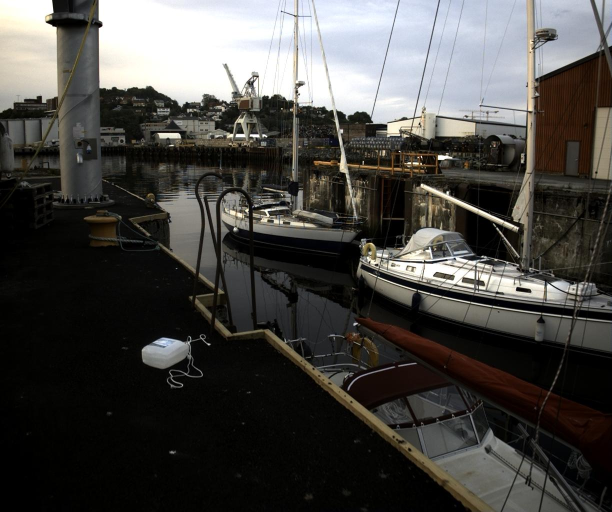
#> input picture scripts/cropping/regular_right_96.jpeg, 1224 x 1024 px (shown at 1/2 size); its folder holds 4 pictures in this run
$ python cropping.py
#> lines starting #> are read from the running program, lines starting #| are printed output that depends on the picture; after the words box and inside, x2 and y2 are one past the last pixel; in counts of white or black regions, pixels touching at a corner belong together
from PIL import Image
from pathlib import Path
import numpy as np

thisdir = Path(__file__).parent


slices = [
    (slice(755, 790), slice(725, 800)),
    (slice(700, 735), slice(1020, 1095)),
    (slice(200, 260), slice(1100, 1170)),
    (slice(430, 450), slice(666, 716)),
    (slice(660, 760), slice(270, 440)),
]
for name in ["regular_right_96", "aolp_right_96"]:
    file = thisdir / f"{name}.jpeg"
    img = Image.open(file)
#> img is the input picture: PIL image 1224x1024 RGB; mean R, G, B 72.4, 71, 67.9
    array = np.array(img)
    for sl_idx, sl in enumerate(slices):
        crop = array[sl]
        # draw a rectangle on the original image
        array[sl[0].start - 1, sl[1]] = 255
        array[sl[0].stop, sl[1]] = 255
        array[sl[0], sl[1].start - 1] = 255
        array[sl[0], sl[1].stop] = 255

        Image.fromarray(crop).save(thisdir / f"{name}_cropped_{sl_idx}.png")
#> this loop made 5 passes
#> pass 1, `crop = array[sl]`:
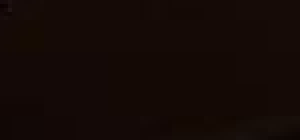
#> crop: shape (35, 75, 3) (shown 4 times larger); mean R, G, B 20.4, 9.6, 6
#> pass 2, `crop = array[sl]`:
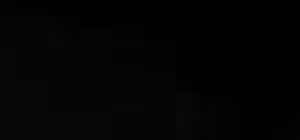
#> crop: shape (35, 75, 3) (shown 4 times larger); mean R, G, B 2.82, 2.82, 1.77
#> pass 3, `crop = array[sl]`:
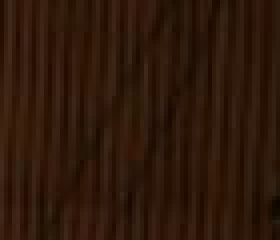
#> crop: shape (60, 70, 3) (shown 4 times larger); mean R, G, B 46.4, 23.9, 9.8
#> after the loop:
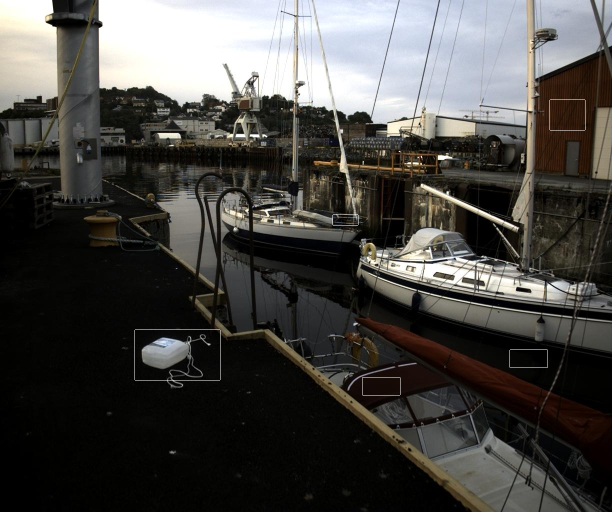
#> array: shape (1024, 1224, 3) (shown at 1/2 size); 0.11% of pixels changed, all inside (x1, y1, x2, y2) = (269, 199, 1171, 791)
#> after the loop:
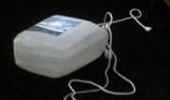
#> crop: shape (100, 170, 3); mean R, G, B 46.7, 48, 47.7
    Image.fromarray(array).save(thisdir / f"{name}_marked.png")
#> pass 2 of the loop `for name in ["regular_right_96", "aolp_right_96"]:`:
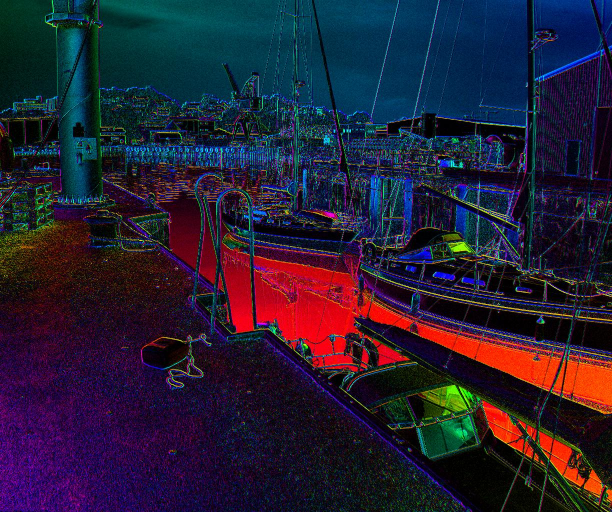
#> input picture scripts/cropping/aolp_right_96.jpeg, 1224 x 1024 px (shown at 1/2 size)
#> img is the input picture: PIL image 1224x1024 RGB; mean R, G, B 37.7, 30.8, 50.3
#> after the loop `for sl_idx, sl in enumerate(slices):`:
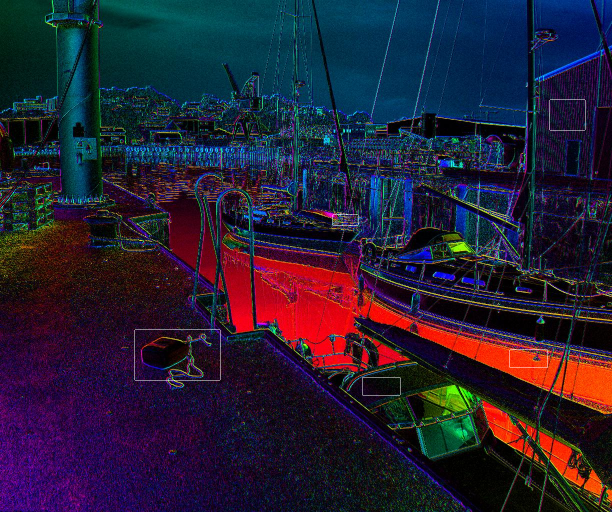
#> array: shape (1024, 1224, 3) (shown at 1/2 size); 0.11% of pixels changed, all inside (x1, y1, x2, y2) = (269, 199, 1171, 791)
#> after the loop `for sl_idx, sl in enumerate(slices):`:
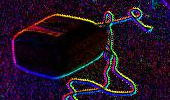
#> crop: shape (100, 170, 3); mean R, G, B 34.5, 17.8, 36.4
